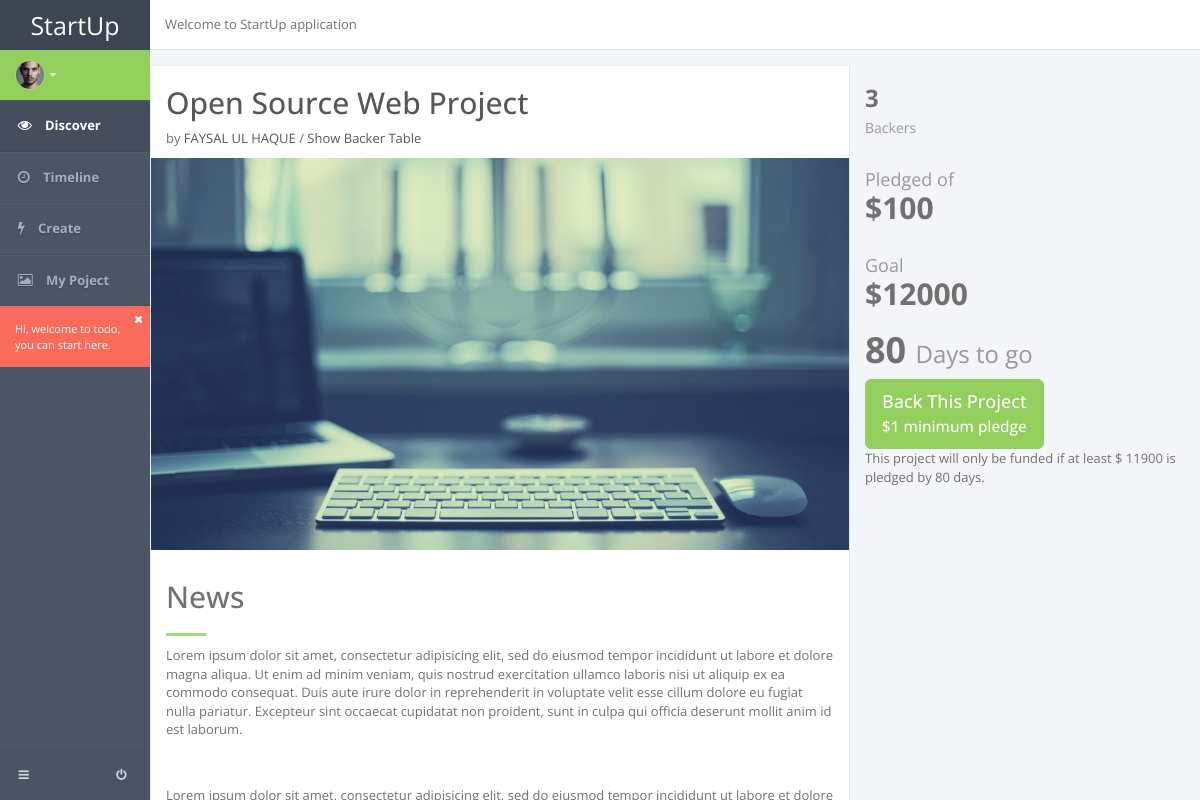
The app's page /singleproject.php?id=16 with its own data.
### tables this page shows
CREATE TABLE `project` (
  `id` int(11) NOT NULL AUTO_INCREMENT,
  `user_id` varchar(255) NOT NULL,
  `proj_name` varchar(255) NOT NULL,
  `proj_desc` text NOT NULL,
  `proj_photo` varchar(255) NOT NULL,
  `proj_url` varchar(255) NOT NULL,
  `reward_on` tinyint(1) NOT NULL,
  `publish_yet` tinyint(1) NOT NULL,
  `pledged_amount` int(11) NOT NULL,
  `funded` int(11) NOT NULL,
  `duration_date` int(11) NOT NULL,
  `create_at` datetime NOT NULL,
  `update_at` datetime NOT NULL,
  `category` varchar(255) NOT NULL,
  `likes` int(11) NOT NULL,
  PRIMARY KEY (`id`)
);

CREATE TABLE `profile` (
  `id` int(11) NOT NULL AUTO_INCREMENT,
  `user_id` varchar(255) NOT NULL,
  `name` varchar(255) NOT NULL,
  `cover_photo` varchar(255) NOT NULL,
  `photo` varchar(255) NOT NULL,
  `biography` text NOT NULL,
  `location` text NOT NULL,
  `fb` varchar(255) NOT NULL,
  `twitter` varchar(255) NOT NULL,
  `github` varchar(255) NOT NULL,
  `linkedin` varchar(255) NOT NULL,
  `google` varchar(255) NOT NULL,
  `trans_type` varchar(255) NOT NULL,
  `key1` varchar(255) NOT NULL,
  `key2` varchar(255) NOT NULL,
  PRIMARY KEY (`id`)
);

### singleproject.php (the view, shortened to what this page needs)
<?php
$id = $_GET['id'];
$get = "SELECT * FROM project WHERE id='$id'";
$result = mysql_query($get);
?>
<!DOCTYPE html>
<html lang="en">
<head>
	<link rel="stylesheet" href="css/app.v1.css">
	<link rel="stylesheet" href="css/font.css" cache="false">
</head>
<body>
	<section class="hbox stretch">
		<aside class="bg-dark aside-sm" id="nav">
			<section class="vbox">
				<header class="dker nav-bar">
					<a href="#" class="nav-brand" data-toggle="fullscreen">StartUp</a>
				</header>
				<footer class="footer bg-gradient hidden-xs">
					<a href="modal.lockme.html" data-toggle="ajaxModal" class="btn btn-sm btn-link m-r-n-xs pull-right">
						<i class="icon-off"></i>
					</a>
					<a href="#nav" data-toggle="class:nav-vertical" class="btn btn-sm btn-link m-l-n-sm">
						<i class="icon-reorder"></i>
					</a>
				</footer>
				<section>
					<div class="bg-success nav-user hidden-xs pos-rlt">
						<div class="nav-avatar pos-rlt">
							<a href="#" class="thumb-sm avatar animated rollIn" data-toggle="dropdown">
								<img src="images/avatar.jpg" alt="" class="">
								<span class="caret caret-white"></span>
							</a>
						</div>
						<div class="nav-msg">
						</div>
					</div>
					<nav class="nav-primary hidden-xs">
						<ul class="nav">
							<li class="active"> <a href="index.php"> <i class="icon-eye-open"></i> <span>Discover</span> </a> </li>
							<li> <a href="timeline.php"> <i class="icon-time"></i> <span>Timeline</span> </a> </li>
							<li> <a href="create-project.php"> <i class="icon-bolt"></i> <span>Create</span> </a> </li>
							<li> <a href="my-project.php"> <i class="icon-picture"></i> <span>My Poject</span> </a> </li>
						</ul>
					</nav>
					<div class="bg-danger wrapper hidden-vertical animated rollIn text-sm">
						<a href="#" data-dismiss="alert" class="pull-right m-r-n-sm m-t-n-sm"><i class="icon-close icon-remove "></i></a> Hi, welcome to todo, you can start here.
					</div>
				</section>
			</section>
		</aside>
		<section id="content">
			<section class="vbox">
				<header class="header bg-white b-b"> <p>Welcome to StartUp application</p> </header>
				<section class="scrollable wrapper">
					<div class="row">
						<?php $row = mysql_fetch_array($result)  ?>
						<div class="col-lg-8 panel b-r" style="padding: 0;">
							<div class="padd">
							<h2 id="title">
								<a href="singleproject.php?id=<?php echo $row['id']; ?>"><?php echo $row['proj_name']; ?></a>
							</h2>
							<p id="subtitle">
								<span class="creator">
									by
									<?php
										$user_id = $row['user_id'];
										$get_user = "SELECT name FROM profile WHERE user_id='$user_id'";
										$result = mysql_query($get_user);
										$usr = mysql_fetch_array($result);
									?>
									<a href="author-bio.php?id=<?php echo $user_id; ?>" id="name" style="text-transform: uppercase;"><?php echo $usr['name']; ?></a>
								</span>
								 / <a href="backer.php?id=<?php echo $row['id']; ?>">Show Backer Table</a>
							</p>
						</div>
							<img class="image-full" src="upload/<?php echo $row['proj_photo']; ?>" >
								<?php echo $row['proj_desc']; ?>
						</div>
						<div class="col-lg-4">
									<?php
										$sql = "SELECT * FROM backer_table WHERE proj_id='$id'";
										$result = mysql_query($sql);
										$backer = mysql_num_rows($result);
									?>
									<h3>
										<strong><?php echo $backer; ?></strong> <br>
										<small>Backers</small>
									</h3>
									<h2><small>Pledged of</small><br><strong>$<?php echo $row['pledged_amount']; ?></strong></h2>
									<h2><small>Goal</small><br><strong>$<?php echo $row['funded']; ?></strong></h2>
									<h1><strong><?php echo $row['duration_date'] ?></strong> <small>Days to go</small></h1>
									<a href="https://paypal.com/" class="btn btn-lg btn-success">
										Back This Project <br><small><span>$1</span> minimum pledge</small>
									</a>
									<p>
										This project will only be funded if at least $ <?php echo $row['funded'] - $row['pledged_amount'];  ?> is pledged by <?php echo $row['duration_date']; ?> days.
									</p>
						</div>
					</div>
				</section>
			</section>
		</section>
	</section>
</body>
</html>

### singleproject.php (style rules this page uses)
.image-full { width: 100%; margin-bottom: 10px; }
.padd { padding-left: 15px; padding-right: 15px; }
.divider { margin: 20px 0px 0px; width: 40px; height: 3px; background: #a6d87a; }

### records on screen
project: proj_name "Open Source Web Project", proj_photo (picture), proj_desc "News Lorem ipsum dolor sit amet, consectetur adipisicing elit, sed do eiusmod tempor incididunt ut labore et dolore magna aliqua. Ut enim ad minim veniam, quis nostrud exercitation ullamco laboris nisi ut aliquip ex ea commodo consequat. Duis aute irure dolor in reprehenderit in voluptate velit esse cillum dolore eu fugiat nulla pariatur. Excepteur sint occaecat cupidatat non proident, sunt in culpa qui officia deserunt mollit anim id est laborum.", pledged_amount "100", funded "12000", duration_date "80", $row['funded'] - $row['pledged_amount'] "11900"
profile: name "FAYSAL UL HAQUE"

### other values on screen
$backer "3"
